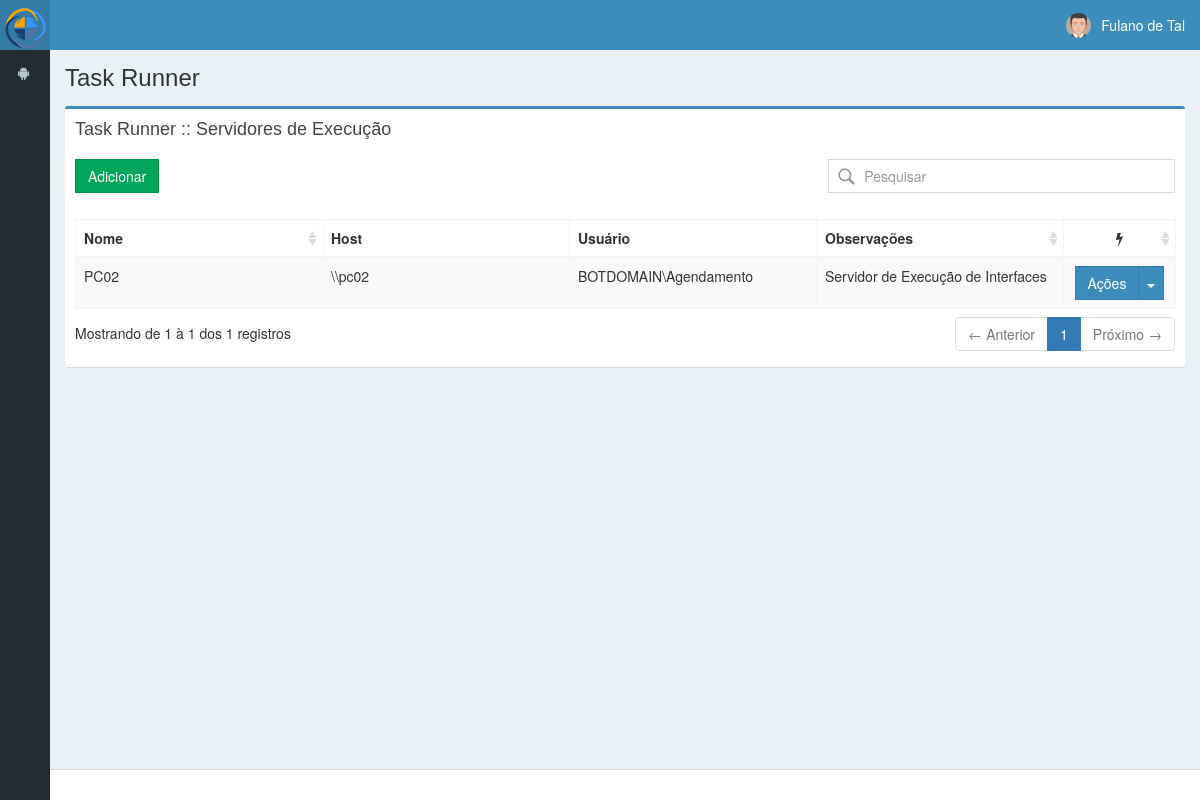
/index.php/robostart/serverExec, run on the app's committed database.
### tables this page shows
CREATE TABLE `robo_server_exec` (
  `id` int(11) NOT NULL AUTO_INCREMENT,
  `nome` varchar(50) NOT NULL,
  `host` varchar(50) NOT NULL,
  `usuario` varchar(50) NOT NULL,
  `senha` varchar(50) NOT NULL,
  `observacoes` text,
  PRIMARY KEY (`id`)
);

### application/controllers/RoboStart.php (called while the page is built, shortened)
<?php
class RoboStart extends CI_Controller{
    public function __construct() {
        $this->load->model("robo_config_model", "robo");
        $this->load->model("robo_grupos_model", "grupos");
        $this->load->model("robo_agenda_model", "agenda");
        $this->load->model("robo_server_exec_model", "execucao");
        $this->load->library('form_validation');
        $this->load->helper("html_utils_helper");
        $this->data['title'] = 'Task Runner';
    }
    public function serverExec(){
        $this->data['subTitle']   = 'Task Runner :: Servidores de Execução';
        $this->data['servidores'] = $this->execucao->get();
        $this->load->view("robo/server_exec", $this->data);
    }
}

### index.php (called while the page is built, shortened)
<?php
require_once BASEPATH.'core/CodeIgniter.php';

### application/models/Robo_server_exec_model.php (called while the page is built, shortened)
<?php
class Robo_server_exec_model extends CI_Model {
    function get() {
        return $this->db->get("robo_server_exec")->result_array();
    }
}

### application/views/robo/server_exec.php (the view, shortened to what this page needs)
<!DOCTYPE html>
<html>
    <head>
        <link rel="stylesheet" href="<?php echo base_url() ?>assets/bootstrap/css/bootstrap.min.css">
        <link rel="stylesheet" type="text/css" href="<?php echo base_url(); ?>assets/dist/css/font-awesome.css">
        <link rel="stylesheet" type="text/css" href="<?php echo base_url(); ?>assets/dist/css/ionicons.min.css">
        <link rel="stylesheet" type="text/css" href="<?php echo base_url(); ?>assets/dist/css/AdminLTE.css">
        <link rel="stylesheet" type="text/css" href="<?php echo base_url() ?>assets/dist/css/skins/_all-skins.min.css">
        <link rel="stylesheet" type="text/css" href="<?php echo base_url() ?>assets/plugins/datatables/dataTables.bootstrap.css" />
        <link rel="stylesheet" href="<?php echo base_url() ?>assets/custom/css/application.custom.css">
    </head>
    <body class="hold-transition skin-blue sidebar-mini sidebar-collapse">
        <div class="wrapper">
            <?php $this->view('elements/header'); ?>
            <?php $this->view('elements/nav'); ?>
            <div class="content-wrapper">
                <section class="content-header">
                    <h1>
                        <?php echo $title; ?>
                    </h1>
                </section>
                <section class="content">
                    <div class="row">
                        <div class="col-xs-12">
                            <div class="box box-primary allow-preloader">
                                <div class="box-header">
                                    <h3 class="box-title"><?php echo $subTitle; ?></h3>
                                </div>
                                <div class="box-body">
                                    <div class="row push">
                                        <div class="col-xs-2 col-sm-4 col-md-5 col-lg-8">
                                            <a href="<?php echo base_url(); ?>servidores-execucao/adicionar" class="btn btn-success btn-flat">Adicionar</a>
                                        </div>
                                        <div class="col-xs-9 col-xs-offset-1 col-sm-8 col-sm-offset-0 col-md-7 col-lg-4 text-right">
                                            <input name="search" class="form-control" autocomplete="off" placeholder="Pesquisar" type="text" role="data-table-filter" target="#data-table-servidores">
                                        </div>
                                    </div>
                                </div>
                                <div class="box-body">
                                    <table class="table table-bordered table-striped table-hover data-table" id="data-table-servidores" pageLength="15" ignoreOrder="1,2" aaSorting='[]'>
                                        <thead>
                                            <tr>
                                                <th>Nome</th>
                                                <th>Host</th>
                                                <th>Usuário</th>
                                                <th>Observações</th>
                                                <th style="width: 95px" class="text-center"><i class="fa fa-flash"></i></th>
                                            </tr>
                                        </thead>
                                        <tbody>
                                            <?php foreach($servidores as $servidor){?>
                                                <tr data-id="<?php echo md5($servidor["id"]); ?>">
                                                    <td class="truncate"><?php echo $servidor["nome"];?></td>
                                                    <td class="truncate"><?php echo $servidor["host"];?></td>
                                                    <td class="truncate"><?php echo $servidor["usuario"];?></td>
                                                    <td class="truncate"><?php echo $servidor["observacoes"];?></td>
                                                    <td class="text-center">
                                                        <div class="btn-group" data-id="<?php echo md5($servidor["id"]); ?>">
                                                            <button type="button" class="btn btn-primary btn-flat">Ações</button>
                                                            <button type="button" class="btn btn-primary btn-flat dropdown-toggle" data-toggle="dropdown" aria-expanded="false">
                                                                <span class="caret"></span>
                                                            </button>
                                                        </div>
                                                    </td>
                                                </tr>
                                            <?php }?>
                                        </tbody>
                                    </table>
                                </div>
                            </div>
                        </div>
                    </div>
                </section>
            </div>
            <?php $this->view('elements/footer'); ?>
        </div>
    </body>
</html>

### application/views/elements/header.php (shortened to what this page needs)
<header class="main-header">
    <a href="<?php echo base_url(); ?>" class="logo">
        <span class="logo-mini">
            <img src="<?php echo base_url("assets/images/icon.png");?>" />
        </span>
    </a>
    <nav class="navbar navbar-static-top" role="navigation">
        <div class="navbar-custom-menu">
            <ul class="nav navbar-nav">
                <li class="dropdown user user-menu">
                    <a href="#" class="dropdown-toggle" data-toggle="dropdown">
                        <div class="user-image">
                            <img src="<?php echo base_url(); ?>assets/dist/img/avatar5.png" class="" alt="User Image">
                        </div>
                        <span class="hidden-xs" style="display: table;">Fulano de Tal</span>
                    </a>
                </li>
            </ul>
        </div>
    </nav>
</header>

### application/views/elements/nav.php (shortened to what this page needs)
<aside class="main-sidebar">
    <section class="sidebar">
        <ul class="sidebar-menu">
            <li class="treeview large">
                <a href="#">
                    <i class="fa fa-android"></i> <span>Robo Start</span>
                </a>
            </li>
        </ul>
    </section>
</aside>

### application/views/elements/footer.php (shortened to what this page needs)
<footer class="main-footer">
</footer>

### assets/custom/css/application.custom.css (style rules this page uses)
@media (max-width: 1200px) { .content-wrapper { margin-top: 50px !important; } }
html, body { height: 100%; }
div.img-user > img, div.user-image > img { height: 100%; }
div.user-image { overflow: hidden }
.main-header { position: fixed; width: 100% }
aside.main-sidebar { position: fixed; }
input[name='search'] { background: url(i/search.png) no-repeat 5px center;padding-left: 35px }
table.data-table, table { table-layout: fixed }
.truncate { white-space: nowrap; overflow: hidden; text-overflow: ellipsis; }

### assets/custom/css/animation.custom.css (style rules this page uses)
div.box { display: block; }

### data on the page
robo_server_exec: nome "PC02", host "\\\\pc02", usuario "BOTDOMAIN\\Agendamento", observacoes "Servidor de Execução de Interfaces"

### other printed values
$title "Task Runner"
$subTitle "Task Runner :: Servidores de Execução"
